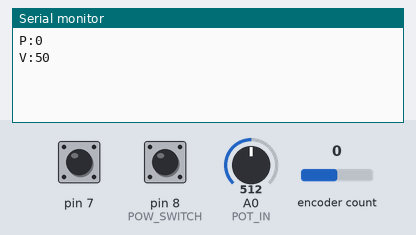
The sketch below on a simulated Arduino Uno, built with avr-gcc and run on an emulated ATmega328P. Shown: the last lines printed to the serial monitor. Inputs (shaded band) come from the test bench; at power-on: encoder count 0, pin 7 HIGH, A0 (POT_IN) = 512, pin 8 (POW_SWITCH) HIGH.

Above: at 1.2 s.
1.3 s: encoder count set to 1
At 2.3 s:
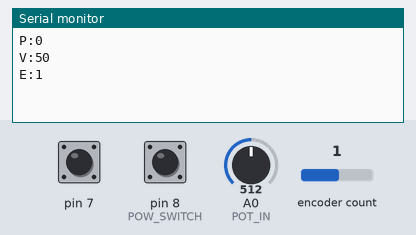
2.8 s: pin 7 pulled LOW for 0.15 s
At 4.7 s:
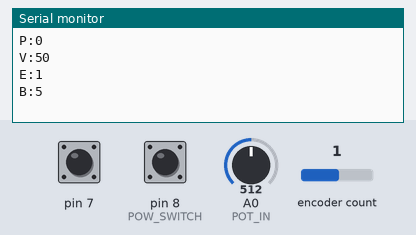
5.0 s: A0 (POT_IN) set to 716
At 6.2 s:
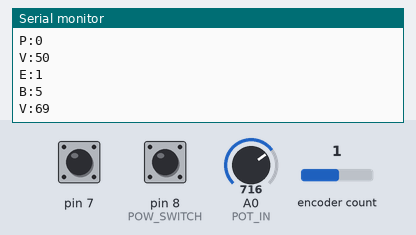
6.5 s: pin 8 (POW_SWITCH) pulled LOW for 0.15 s
At 7.6 s:
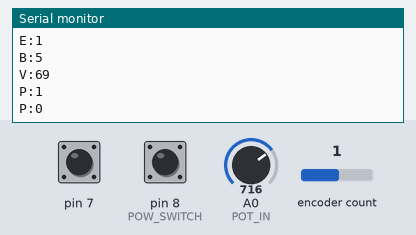
8.1 s: encoder count set to 0
At 8.9 s:
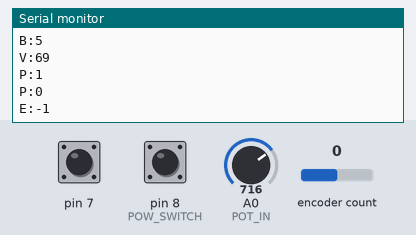
9.6 s: A0 (POT_IN) set to 900
At 10.4 s:
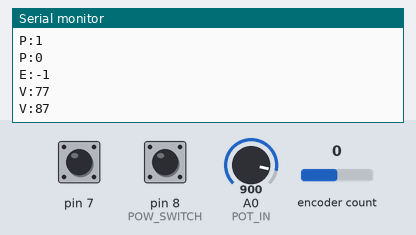
Timing chart, 0 to 12.1 s (numbered marks = the images above; inputs shaded):
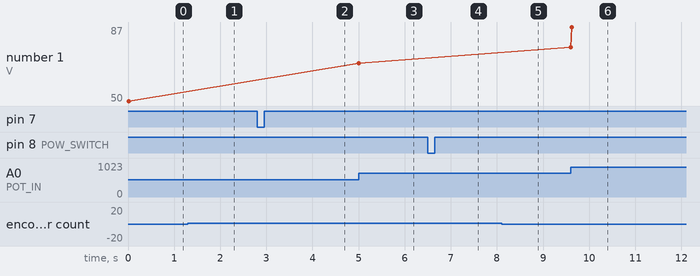

The sketch:

smc.ino
```cpp
#define RED_LED     9
#define GREEN_LED   10
#define AUDIO_OUT   11
#define ENCODER_A   2
#define ENCODER_B   3
#define POW_SWITCH  8
#define LIKE_BUT    7
#define POT_IN      A0

#include <TimerOne.h>

// Third party libraries
// ClickEncoder https://github.com/0xPIT/encoder
#include <ClickEncoder.h>
// Bounce2 https://github.com/thomasfredericks/Bounce-Arduino-Wiring/
#include <Bounce2.h>

ClickEncoder *encoder;
ClickEncoder::Button lastBtnState = encoder->getButton();

Bounce bouncer = Bounce();


void timerIsr()
{
  encoder->service();
}

void checkPowerState()
{
    static int8_t lastPowState = -1;
    int8_t state;

    bouncer.update();
    state = bouncer.read();
    if (state != lastPowState) {
        Serial.print("P:");
        Serial.println(!state);
    }
    lastPowState = state;
}

uint16_t getPotValue()
{
    uint16_t sum = 0;

    for (uint8_t i = 0 ; i < 5 ; ++i) {
        sum += analogRead(POT_IN);
        delay(1);
    }

    return sum / 5;
}

void checkPot()
{
    static int lastLevel = -1;
    int currentLevel = constrain(map(getPotValue(), 0, 1023, 0, 100), 0, 100);

    if (lastLevel != currentLevel) {
        Serial.print("V:");
        Serial.println(currentLevel);
        lastLevel = currentLevel;
    }
}

void setup()
{
    Serial.begin(115200);
    encoder = new ClickEncoder(ENCODER_B, ENCODER_A, LIKE_BUT);

    Timer1.initialize(1000);
    Timer1.attachInterrupt(timerIsr);

    encoder->setAccelerationEnabled(true);

    pinMode(POW_SWITCH, INPUT_PULLUP);
    bouncer.attach(POW_SWITCH);
    bouncer.interval(10);
}

void loop()
{
    int16_t encDelta = encoder->getValue();

    if (encDelta != 0) {
        Serial.print("E:");
        Serial.println(encDelta);
    }

    ClickEncoder::Button b = encoder->getButton();
    if (b != ClickEncoder::Open && b != lastBtnState) {
        Serial.print("B:");
        Serial.println(b);
    }
    lastBtnState = b;

    checkPowerState();
    checkPot();
}
```

Measured:
- after the input at 1.3 s, the serial monitor: prints a new line at once (image 1)
- after the input at 2.8 s, the serial monitor: prints a new line after 0.77 s (image 2)
- after the input at 5.0 s, the serial monitor: prints a new line at once (image 3)
- after the input at 6.5 s, the serial monitor: prints a new line at once (image 4)
- after the input at 8.1 s, the serial monitor: prints a new line at once (image 5)
- after the input at 9.6 s, the serial monitor: prints a new line at once (image 6)
- plotted number 1: 50 → 69 after the input at 5.0 s, 69 → 87 after the input at 9.6 s
